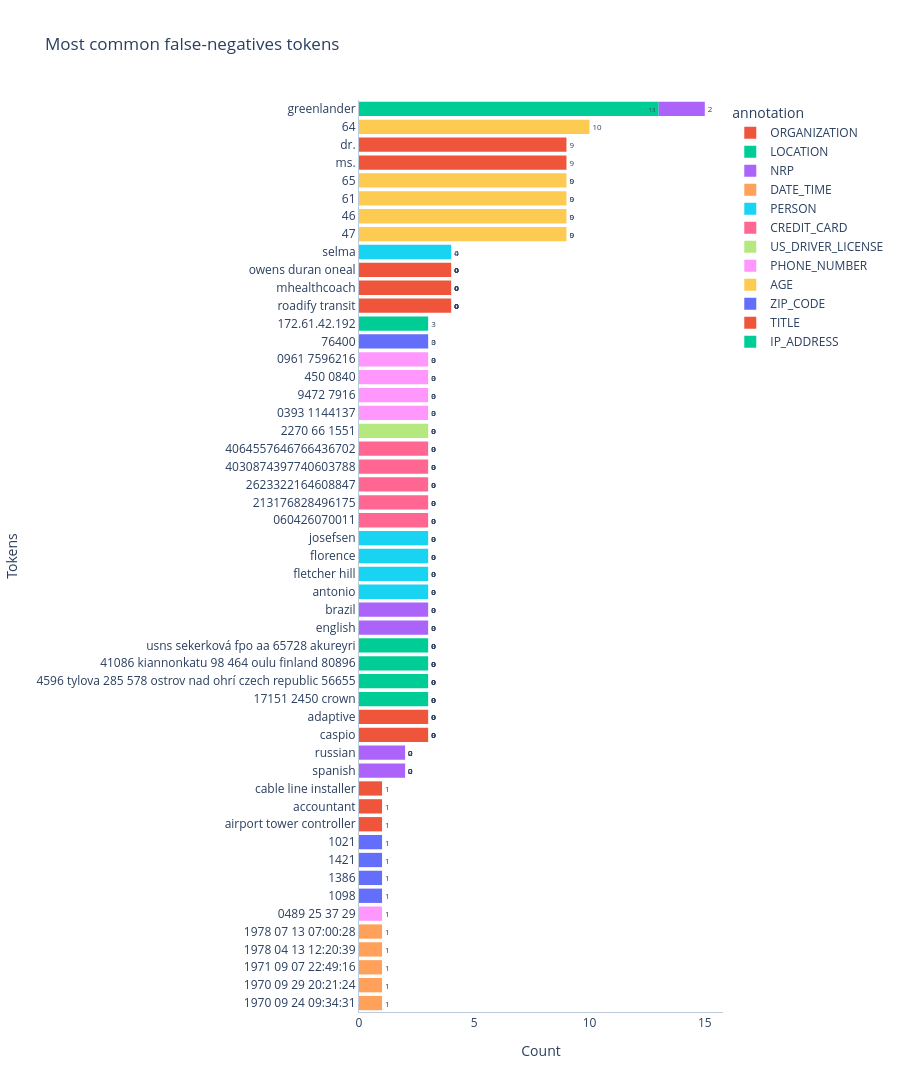
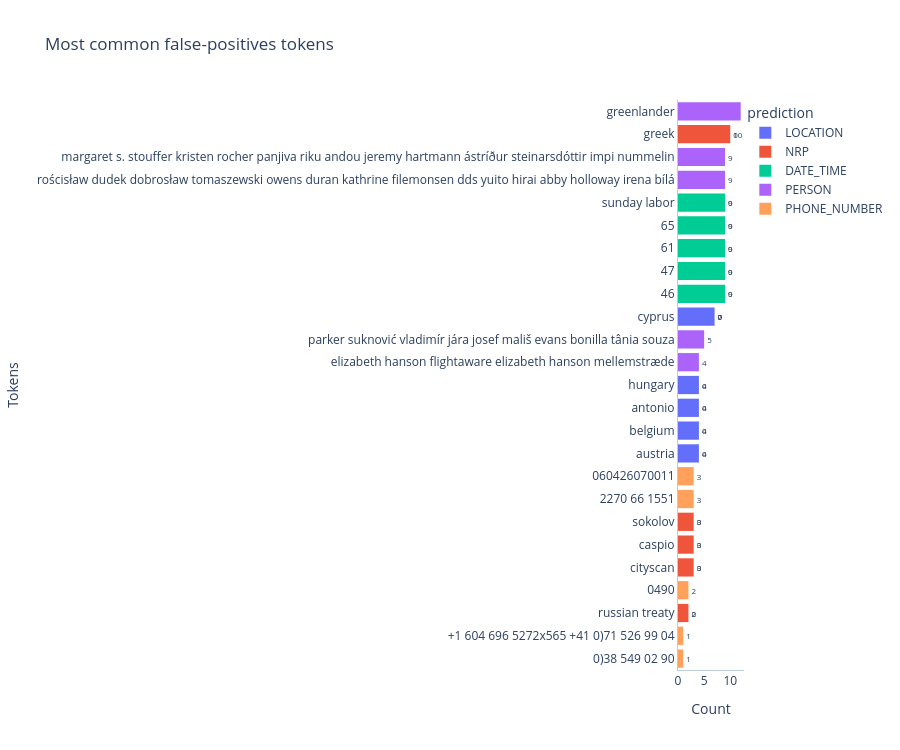

The cell these charts' notebook holds for them, in order:
### Code cell
plotter.plot_most_common_tokens(output_folder=output_folder) 
# annotation：資料集裡的人工作答、正確答案，也就是 ground truth。
# prediction：Presidio 模型實際預測出來的結果。
# O：代表 outside，意思是這個 token 不屬於任何實體標籤。常見於 BIO 標註系統裡，表示「不是 PERSON、PHONE_NUMBER、LOCATION 等任何一種實體」。

### Figure 1 — Plotly figure (JSON) as saved in the notebook; plotly's stock layout.template omitted (floating-point values rounded to 4 significant figures)
{"data": [{"alignmentgroup": "True", "bingroup": "y", "cliponaxis": true, "histfunc": "sum", "hovertemplate": "annotation=ORGANIZATION<br>sum of 0=%{x}<br>token=%{y}<extra></extra>", "legendgroup": "ORGANIZATION", "marker": {"color": "#EF553B", "pattern": {"shape": ""}}, "name": "ORGANIZATION", "offsetgroup": "ORGANIZATION", "orientation": "h", "showlegend": true, "textangle": 0, "textfont": {"size": 8}, "textposition": "outside", "texttemplate": "%{value}", "type": "histogram", "x": [4, 4, 4, 3, 3], "xaxis": "x", "y": ["roadify transit", "mhealthcoach", "owens duran oneal", "caspio", "adaptive"], "yaxis": "y"}, {"alignmentgroup": "True", "bingroup": "y", "cliponaxis": true, "histfunc": "sum", "hovertemplate": "annotation=LOCATION<br>sum of 0=%{x}<br>token=%{y}<extra></extra>", "legendgroup": "LOCATION", "marker": {"color": "#00cc96", "pattern": {"shape": ""}}, "name": "LOCATION", "offsetgroup": "LOCATION", "orientation": "h", "showlegend": true, "textangle": 0, "textfont": {"size": 8}, "textposition": "outside", "texttemplate": "%{value}", "type": "histogram", "x": [13, 3, 3, 3, 3], "xaxis": "x", "y": ["greenlander", "17151 2450 crown", "4596 tylova 285 578 ostrov nad ohrí czech republic 56655", "41086 kiannonkatu 98 464 oulu finland 80896", "usns sekerková fpo aa 65728 akureyri"], "yaxis": "y"}, {"alignmentgroup": "True", "bingroup": "y", "cliponaxis": true, "histfunc": "sum", "hovertemplate": "annotation=NRP<br>sum of 0=%{x}<br>token=%{y}<extra></extra>", "legendgroup": "NRP", "marker": {"color": "#ab63fa", "pattern": {"shape": ""}}, "name": "NRP", "offsetgroup": "NRP", "orientation": "h", "showlegend": true, "textangle": 0, "textfont": {"size": 8}, "textposition": "outside", "texttemplate": "%{value}", "type": "histogram", "x": [3, 3, 2, 2, 2], "xaxis": "x", "y": ["english", "brazil", "spanish", "greenlander", "russian"], "yaxis": "y"}, {"alignmentgroup": "True", "bingroup": "y", "cliponaxis": true, "histfunc": "sum", "hovertemplate": "annotation=DATE_TIME<br>sum of 0=%{x}<br>token=%{y}<extra></extra>", "legendgroup": "DATE_TIME", "marker": {"color": "#FFA15A", "pattern": {"shape": ""}}, "name": "DATE_TIME", "offsetgroup": "DATE_TIME", "orientation": "h", "showlegend": true, "textangle": 0, "textfont": {"size": 8}, "textposition": "outside", "texttemplate": "%{value}", "type": "histogram", "x": [1, 1, 1, 1, 1], "xaxis": "x", "y": ["1970 09 24 09:34:31", "1970 09 29 20:21:24", "1971 09 07 22:49:16", "1978 04 13 12:20:39", "1978 07 13 07:00:28"], "yaxis": "y"}, {"alignmentgroup": "True", "bingroup": "y", "cliponaxis": true, "histfunc": "sum", "hovertemplate": "annotation=PERSON<br>sum of 0=%{x}<br>token=%{y}<extra></extra>", "legendgroup": "PERSON", "marker": {"color": "#19d3f3", "pattern": {"shape": ""}}, "name": "PERSON", "offsetgroup": "PERSON", "orientation": "h", "showlegend": true, "textangle": 0, "textfont": {"size": 8}, "textposition": "outside", "texttemplate": "%{value}", "type": "histogram", "x": [4, 3, 3, 3, 3], "xaxis": "x", "y": ["selma", "antonio", "fletcher hill", "florence", "josefsen"], "yaxis": "y"}, {"alignmentgroup": "True", "bingroup": "y", "cliponaxis": true, "histfunc": "sum", "hovertemplate": "annotation=CREDIT_CARD<br>sum of 0=%{x}<br>token=%{y}<extra></extra>", "legendgroup": "CREDIT_CARD", "marker": {"color": "#FF6692", "pattern": {"shape": ""}}, "name": "CREDIT_CARD", "offsetgroup": "CREDIT_CARD", "orientation": "h", "showlegend": true, "textangle": 0, "textfont": {"size": 8}, "textposition": "outside", "texttemplate": "%{value}", "type": "histogram", "x": [3, 3, 3, 3, 3], "xaxis": "x", "y": ["060426070011", "213176828496175", "2623322164608847", "4030874397740603788", "4064557646766436702"], "yaxis": "y"}, {"alignmentgroup": "True", "bingroup": "y", "cliponaxis": true, "histfunc": "sum", "hovertemplate": "annotation=US_DRIVER_LICENSE<br>sum of 0=%{x}<br>token=%{y}<extra></extra>", "legendgroup": "US_DRIVER_LICENSE", "marker": {"color": "#B6E880", "pattern": {"shape": ""}}, "name": "US_DRIVER_LICENSE", "offsetgroup": "US_DRIVER_LICENSE", "orientation": "h", "showlegend": true, "textangle": 0, "textfont": {"size": 8}, "textposition": "outside", "texttemplate": "%{value}", "type": "histogram", "x": [3], "xaxis": "x", "y": ["2270 66 1551"], "yaxis": "y"}, {"alignmentgroup": "True", "bingroup": "y", "cliponaxis": true, "histfunc": "sum", "hovertemplate": "annotation=PHONE_NUMBER<br>sum of 0=%{x}<br>token=%{y}<extra></extra>", "legendgroup": "PHONE_NUMBER", "marker": {"color": "#FF97FF", "pattern": {"shape": ""}}, "name": "PHONE_NUMBER", "offsetgroup": "PHONE_NUMBER", "orientation": "h", "showlegend": true, "textangle": 0, "textfont": {"size": 8}, "textposition": "outside", "texttemplate": "%{value}", "type": "histogram", "x": [3, 3, 3, 3, 1], "xaxis": "x", "y": ["0393 1144137", "9472 7916", "450 0840", "0961 7596216", "0489 25 37 29"], "yaxis": "y"}, {"alignmentgroup": "True", "bingroup": "y", "cliponaxis": true, "histfunc": "sum", "hovertemplate": "annotation=AGE<br>sum of 0=%{x}<br>token=%{y}<extra></extra>", "legendgroup": "AGE", "marker": {"color": "#FECB52", "pattern": {"shape": ""}}, "name": "AGE", "offsetgroup": "AGE", "orientation": "h", "showlegend": true, "textangle": 0, "textfont": {"size": 8}, "textposition": "outside", "texttemplate": "%{value}", "type": "histogram", "x": [10, 9, 9, 9, 9], "xaxis": "x", "y": ["64", "47", "46", "61", "65"], "yaxis": "y"}, {"alignmentgroup": "True", "bingroup": "y", "cliponaxis": true, "histfunc": "sum", "hovertemplate": "annotation=ZIP_CODE<br>sum of 0=%{x}<br>token=%{y}<extra></extra>", "legendgroup": "ZIP_CODE", "marker": {"color": "#636efa", "pattern": {"shape": ""}}, "name": "ZIP_CODE", "offsetgroup": "ZIP_CODE", "orientation": "h", "showlegend": true, "textangle": 0, "textfont": {"size": 8}, "textposition": "outside", "texttemplate": "%{value}", "type": "histogram", "x": [3, 1, 1, 1, 1], "xaxis": "x", "y": ["76400", "1098", "1386", "1421", "1021"], "yaxis": "y"}, {"alignmentgroup": "True", "bingroup": "y", "cliponaxis": true, "histfunc": "sum", "hovertemplate": "annotation=TITLE<br>sum of 0=%{x}<br>token=%{y}<extra></extra>", "legendgroup": "TITLE", "marker": {"color": "#EF553B", "pattern": {"shape": ""}}, "name": "TITLE", "offsetgroup": "TITLE", "orientation": "h", "showlegend": true, "textangle": 0, "textfont": {"size": 8}, "textposition": "outside", "texttemplate": "%{value}", "type": "histogram", "x": [9, 9, 1, 1, 1], "xaxis": "x", "y": ["ms.", "dr.", "airport tower controller", "accountant", "cable line installer"], "yaxis": "y"}, {"alignmentgroup": "True", "bingroup": "y", "cliponaxis": true, "histfunc": "sum", "hovertemplate": "annotation=IP_ADDRESS<br>sum of 0=%{x}<br>token=%{y}<extra></extra>", "legendgroup": "IP_ADDRESS", "marker": {"color": "#00cc96", "pattern": {"shape": ""}}, "name": "IP_ADDRESS", "offsetgroup": "IP_ADDRESS", "orientation": "h", "showlegend": true, "textangle": 0, "textfont": {"size": 8}, "textposition": "outside", "texttemplate": "%{value}", "type": "histogram", "x": [3], "xaxis": "x", "y": ["172.61.42.192"], "yaxis": "y"}], "layout": {"barmode": "relative", "height": 2310, "legend": {"title": {"text": "annotation"}, "tracegroupgap": 0}, "plot_bgcolor": "#FFF", "title": {"text": "Most common false-negatives tokens"}, "xaxis": {"anchor": "y", "domain": [0, 1], "linecolor": "#BCCCDC", "showgrid": false, "title": {"text": "Count"}}, "yaxis": {"anchor": "x", "categoryorder": "total ascending", "domain": [0, 1], "linecolor": "#BCCCDC", "showgrid": false, "title": {"text": "Tokens"}}}}

### Figure 2 — Plotly figure (JSON) as saved in the notebook; plotly's stock layout.template omitted (floating-point values rounded to 4 significant figures)
{"data": [{"alignmentgroup": "True", "bingroup": "y", "cliponaxis": true, "histfunc": "sum", "hovertemplate": "prediction=LOCATION<br>sum of 0=%{x}<br>token=%{y}<extra></extra>", "legendgroup": "LOCATION", "marker": {"color": "#636efa", "pattern": {"shape": ""}}, "name": "LOCATION", "offsetgroup": "LOCATION", "orientation": "h", "showlegend": true, "textangle": 0, "textfont": {"size": 8}, "textposition": "outside", "texttemplate": "%{value}", "type": "histogram", "x": [7, 4, 4, 4, 4], "xaxis": "x", "y": ["cyprus", "austria", "belgium", "antonio", "hungary"], "yaxis": "y"}, {"alignmentgroup": "True", "bingroup": "y", "cliponaxis": true, "histfunc": "sum", "hovertemplate": "prediction=NRP<br>sum of 0=%{x}<br>token=%{y}<extra></extra>", "legendgroup": "NRP", "marker": {"color": "#EF553B", "pattern": {"shape": ""}}, "name": "NRP", "offsetgroup": "NRP", "orientation": "h", "showlegend": true, "textangle": 0, "textfont": {"size": 8}, "textposition": "outside", "texttemplate": "%{value}", "type": "histogram", "x": [10, 3, 3, 3, 2], "xaxis": "x", "y": ["greek", "cityscan", "caspio", "sokolov", "russian treaty"], "yaxis": "y"}, {"alignmentgroup": "True", "bingroup": "y", "cliponaxis": true, "histfunc": "sum", "hovertemplate": "prediction=DATE_TIME<br>sum of 0=%{x}<br>token=%{y}<extra></extra>", "legendgroup": "DATE_TIME", "marker": {"color": "#00cc96", "pattern": {"shape": ""}}, "name": "DATE_TIME", "offsetgroup": "DATE_TIME", "orientation": "h", "showlegend": true, "textangle": 0, "textfont": {"size": 8}, "textposition": "outside", "texttemplate": "%{value}", "type": "histogram", "x": [9, 9, 9, 9, 9], "xaxis": "x", "y": ["46", "47", "61", "65", "sunday labor"], "yaxis": "y"}, {"alignmentgroup": "True", "bingroup": "y", "cliponaxis": true, "histfunc": "sum", "hovertemplate": "prediction=PERSON<br>sum of 0=%{x}<br>token=%{y}<extra></extra>", "legendgroup": "PERSON", "marker": {"color": "#ab63fa", "pattern": {"shape": ""}}, "name": "PERSON", "offsetgroup": "PERSON", "orientation": "h", "showlegend": true, "textangle": 0, "textfont": {"size": 8}, "textposition": "outside", "texttemplate": "%{value}", "type": "histogram", "x": [12, 9, 9, 5, 4], "xaxis": "x", "y": ["greenlander", "rościsław dudek dobrosław tomaszewski owens duran kathrine filemonsen dds yuito hirai abby holloway irena bílá", "margaret s. stouffer kristen rocher panjiva riku andou jeremy hartmann ástríður steinarsdóttir impi nummelin", "parker suknović vladimír jára josef mališ evans bonilla tânia souza", "elizabeth hanson flightaware elizabeth hanson mellemstræde"], "yaxis": "y"}, {"alignmentgroup": "True", "bingroup": "y", "cliponaxis": true, "histfunc": "sum", "hovertemplate": "prediction=PHONE_NUMBER<br>sum of 0=%{x}<br>token=%{y}<extra></extra>", "legendgroup": "PHONE_NUMBER", "marker": {"color": "#FFA15A", "pattern": {"shape": ""}}, "name": "PHONE_NUMBER", "offsetgroup": "PHONE_NUMBER", "orientation": "h", "showlegend": true, "textangle": 0, "textfont": {"size": 8}, "textposition": "outside", "texttemplate": "%{value}", "type": "histogram", "x": [3, 3, 2, 1, 1], "xaxis": "x", "y": ["2270 66 1551", "060426070011", "0490", "0)38 549 02 90", "+1 604 696 5272x565 +41 0)71 526 99 04"], "yaxis": "y"}], "layout": {"barmode": "relative", "height": 750, "legend": {"title": {"text": "prediction"}, "tracegroupgap": 0}, "plot_bgcolor": "#FFF", "title": {"text": "Most common false-positives tokens"}, "xaxis": {"anchor": "y", "domain": [0, 1], "linecolor": "#BCCCDC", "showgrid": false, "title": {"text": "Count"}}, "yaxis": {"anchor": "x", "categoryorder": "total ascending", "domain": [0, 1], "linecolor": "#BCCCDC", "showgrid": false, "title": {"text": "Tokens"}}}}
